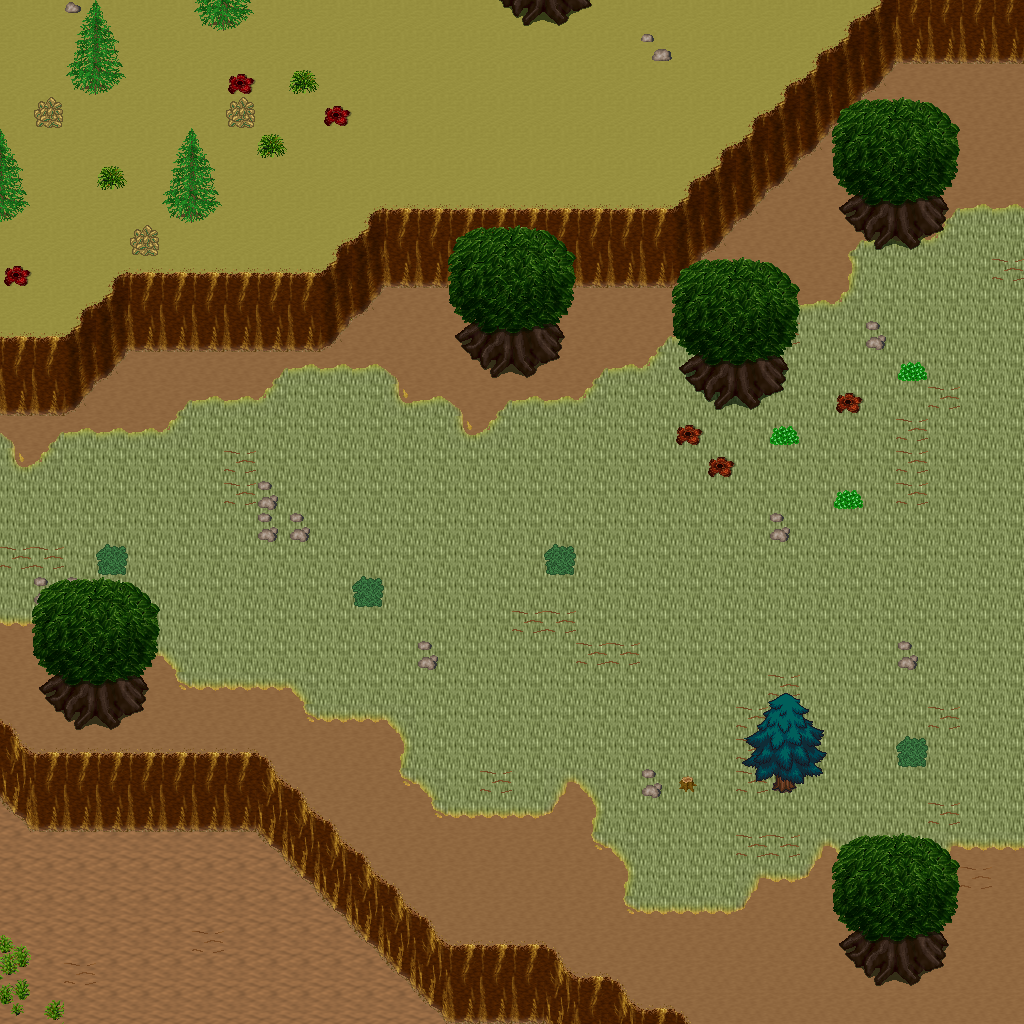

Tiled map render using the project's own tile images. Description and the map definition, with tile-layer contents summarised, below:
An orthogonal 32x32 tile map with 32x32 px tiles, 5 tile layers (Ground, Objects, Objects2, Above, ...), 1 hidden layer not drawn, 20 tilesets.

<map version="1.10" tiledversion="1.11.0" orientation="orthogonal" renderorder="right-down" width="32" height="32" tilewidth="32" tileheight="32" infinite="0" nextlayerid="11" nextobjectid="1">
 <tileset firstgid="1" name="ground_ground" tilewidth="32" tileheight="32" tilecount="33" columns="3">
  <image source="../drawable/ground_ground.png" width="96" height="352" />
 </tileset>
 <tileset firstgid="34" name="ground_ridge_earth_dark" tilewidth="32" tileheight="32" tilecount="96" columns="12">
  <image source="../drawable/ground_ridge_earth_dark.png" width="384" height="256" />
 </tileset>
 <tileset firstgid="130" name="ground_earth_edges" tilewidth="32" tileheight="32" tilecount="18" columns="6">
  <image source="../drawable/ground_earth_edges.png" width="192" height="96" />
 </tileset>
 <tileset firstgid="148" name="ground_rock_pebbles" tilewidth="32" tileheight="32" tilecount="3" columns="1">
  <image source="../drawable/ground_rock_pebbles.png" width="32" height="96" />
 </tileset>
 <tileset firstgid="151" name="item_statue_grey_stone" tilewidth="32" tileheight="32" tilecount="4" columns="2">
  <image source="../drawable/item_statue_grey_stone.png" width="64" height="64" />
 </tileset>
 <tileset firstgid="155" name="ground_square_patch" tilewidth="32" tileheight="32" tilecount="9" columns="3">
  <image source="../drawable/ground_square_patch.png" width="96" height="96" />
 </tileset>
 <tileset firstgid="164" name="ground_eye" tilewidth="32" tileheight="32" tilecount="9" columns="3">
  <image source="../drawable/ground_eye.png" width="96" height="96" />
 </tileset>
 <tileset firstgid="173" name="item_corpse_huge_animal" tilewidth="32" tileheight="32" tilecount="16" columns="2">
  <image source="../drawable/item_corpse_huge_animal.png" width="64" height="256" />
 </tileset>
 <tileset firstgid="189" name="logic_creature_orc" tilewidth="32" tileheight="32" tilecount="6" columns="6">
  <image source="../drawable/logic_creature_orc.png" width="192" height="32" />
 </tileset>
 <tileset firstgid="195" name="logic_collision" tilewidth="32" tileheight="32" tilecount="1" columns="1">
  <image source="../drawable/logic_collision.png" width="32" height="32" />
 </tileset>
 <tileset firstgid="196" name="plant_tree_spruce" tilewidth="32" tileheight="32" tilecount="6" columns="2">
  <image source="../drawable/plant_tree_spruce.png" width="64" height="96" />
 </tileset>
 <tileset firstgid="202" name="plant_tree_evergreen" tilewidth="32" tileheight="32" tilecount="36" columns="3">
  <image source="../drawable/plant_tree_evergreen.png" width="96" height="384" />
 </tileset>
 <tileset firstgid="238" name="plant_bush_bushes" tilewidth="32" tileheight="32" tilecount="10" columns="5">
  <image source="../drawable/plant_bush_bushes.png" width="160" height="64" />
 </tileset>
 <tileset firstgid="248" name="plant_bush_bush_mult_colored" tilewidth="32" tileheight="32" tilecount="6" columns="3">
  <image source="../drawable/plant_bush_bush_mult_colored.png" width="96" height="64" />
 </tileset>
 <tileset firstgid="254" name="plant_stump_small_stump" tilewidth="32" tileheight="32" tilecount="4" columns="2">
  <image source="../drawable/plant_stump_small_stump.png" width="64" height="64" />
 </tileset>
 <tileset firstgid="258" name="plant_bush_large_green" tilewidth="32" tileheight="32" tilecount="9" columns="3">
  <image source="../drawable/plant_bush_large_green.png" width="96" height="96" />
 </tileset>
 <tileset firstgid="267" name="plant_tree_tree_darkgreen" tilewidth="32" tileheight="32" tilecount="88" columns="8">
  <image source="../drawable/plant_tree_tree_darkgreen.png" width="256" height="352" />
 </tileset>
 <tileset firstgid="355" name="ground_dry_grass" tilewidth="32" tileheight="32" tilecount="54" columns="9">
  <image source="../drawable/ground_dry_grass.png" width="288" height="192" />
 </tileset>
 <tileset firstgid="409" name="logic_creature_animal" tilewidth="32" tileheight="32" tilecount="32" columns="8">
  <image source="../drawable/logic_creature_animal.png" width="256" height="128" />
 </tileset>
 <tileset firstgid="441" name="logic_creature_mutant" tilewidth="32" tileheight="32" tilecount="7" columns="7">
  <image source="../drawable/logic_creature_mutant.png" width="224" height="32" />
 </tileset>
 <layer id="1" name="Ground" width="32" height="32">
  <data>[1024 cells, 1024 non-empty, 4 distinct tile ids]</data>
 </layer>
 <layer id="2" name="Objects" width="32" height="32">
  <data>[1024 cells, 356 non-empty, 43 distinct tile ids]</data>
 </layer>
 <layer id="3" name="Objects2" width="32" height="32">
  <data>[1024 cells, 10 non-empty, 10 distinct tile ids]</data>
 </layer>
 <layer id="4" name="Above" width="32" height="32">
  <data>[1024 cells, 89 non-empty, 27 distinct tile ids]</data>
 </layer>
 <layer id="5" name="Above2" width="32" height="32">
  <data>[1024 cells, 0 non-empty, 0 distinct tile ids]</data>
 </layer>
 <layer id="6" name="Walkable" width="32" height="32" visible="0">
  <data>[1024 cells, 201 non-empty, 1 distinct tile ids]</data>
 </layer>
 <objectgroup id="7" name="Mapevents" />
 <objectgroup id="8" name="Spawn" />
 <objectgroup id="9" name="Keys" />
 <objectgroup id="10" name="Replace" />
</map>
